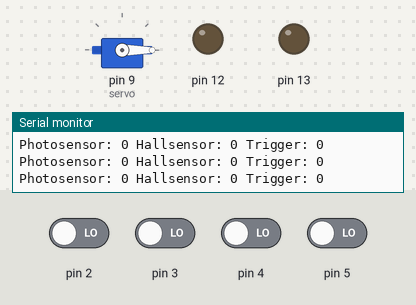
Recording of a sketch running on a simulated Arduino Uno, built with avr-gcc and run on an emulated ATmega328P. On the bench: servo, output pins drawn as LEDs (lit = HIGH), the last lines printed to the serial monitor. The test bench sets the inputs (shaded band); at power-on: pin 2–5 LOW.

Above: at 1.2 s.
1.3 s: pin 4 driven HIGH
At 1.7 s:
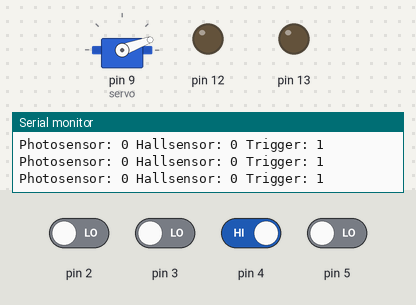
2.8 s: pin 4 driven LOW
At 4.1 s:
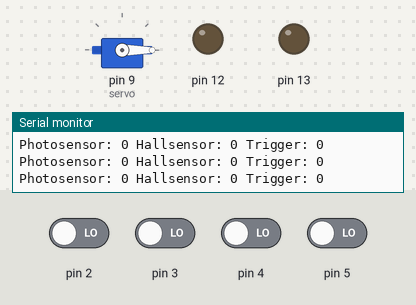
Timing chart, 0 to 5.8 s (numbered marks = the images above; inputs shaded):
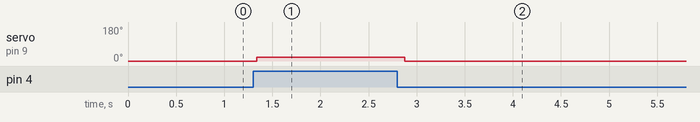

Measured:
- after the input at 1.3 s, servo on pin 9 (servo): 0° → 20° at once
- after the input at 2.8 s, servo on pin 9 (servo): 20° → 0° after 0.07 s

The sketch:

TestProgramm.ino
```cpp
#include <Servo.h>

//Servo used for ball drop
Servo servo;

void setup()
{
  //Photosensor input
  pinMode(2, INPUT);
  //Hallsensor input
  pinMode(3, INPUT);
  //Trigger Input (1 if pressed)
  pinMode(4, INPUT);
  //Switch Input
  pinMode(5, INPUT);
  //Servo Output
  pinMode(9, OUTPUT);
  //LED green
  pinMode(13, OUTPUT);
  //LED yellow
  pinMode(12,OUTPUT);

  //Attach Pin to the servo
  servo.attach(9);

  //Initialize the serial monitor
  Serial.begin(9600);
  servo.write(0);
}

void loop()
{
  //Read the sensor values
  int photosensor_val = digitalRead(2);
  int hallsensor_val = digitalRead(3);
  int trigger_val = digitalRead(4);
  int switch_val = digitalRead(5);

  Serial.print("Photosensor: ");
  Serial.print(photosensor_val);
  Serial.print(" Hallsensor: ");
  Serial.print(hallsensor_val);
  Serial.print(" Trigger: ");
  Serial.print(trigger_val);
  Serial.println();

  if(trigger_val == 1)
  {
    servo.write(20);
  }
  else
  {
    servo.write(0);
  }

  delay(5);

}
```
